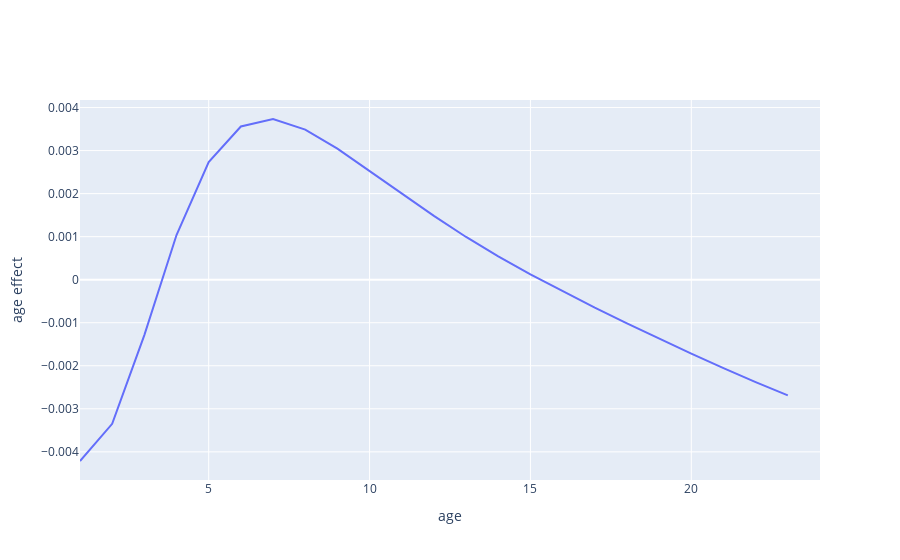

This figure's notebook cell:
### Code cell
clf_t = clf1.coef_[len_v + 1:len_t+len_v]
t_range = [t.min(),t.max()]
t_layout = go.Layout(
    title=
        {
            'y':0.9,
            'x':0.45,
            'xanchor': 'center', 
            'yanchor': 'top'
        },
        xaxis=dict(
            title="age",
            range = t_range
        ),
        yaxis=dict(
            title="age effect"
        ),
        font=dict(
            size=20
        ),
        legend=dict(
            orientation="h",
            yanchor="bottom",
            y=1.02,
            xanchor="right",
            x=1
        )
    )

age_trace0 = go.Scatter(
    x = t,
    y = clf_t,
    mode = 'lines',
    name = 'default rate'   
)

age_fig = go.Figure({'data': [age_trace0],'layout': t_layout})
age_fig.show()
#py.plot(age_fig, filename='..\\..\\res\\apc_age.html',auto_open = False)

### Figure 1 — Plotly figure (JSON) as saved in the notebook; plotly's stock layout.template omitted (floating-point values rounded to 4 significant figures)
{"data": [{"mode": "lines", "name": "default rate", "type": "scatter", "x": [1, 2, 3, 4, 5, 6, 7, 8, 9, 10, 11, 12, 13, 14, 15, 16, 17, 18, 19, 20, 21, 22, 23, 24], "y": [-0.004213, -0.003349, -0.001287, 0.001038, 0.002733, 0.00356, 0.003734, 0.003486, 0.003047, 0.002529, 0.001993, 0.001483, 0.0009926, 0.000544, 0.000124, -0.0002697, -0.0006494, -0.001015, -0.00137, -0.001716, -0.002053, -0.00238, -0.002687]}], "layout": {"title": {"x": 0.45, "xanchor": "center", "y": 0.9, "yanchor": "top"}, "xaxis": {"range": [1, 24], "title": {"text": "age"}}, "yaxis": {"title": {"text": "age effect"}}}}
